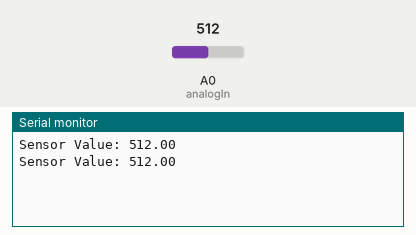
Recording of a sketch running on a simulated Arduino Uno, built with avr-gcc and run on an emulated ATmega328P. On the bench: the last lines printed to the serial monitor. Inputs (shaded band) come from the test bench; at power-on: A0 (analogIn) = 512.

Above: at 2.0 s.
2.1 s: A0 (analogIn) set to 716
At 3.4 s:
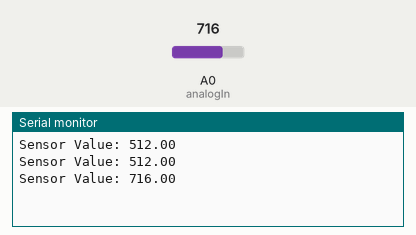
3.8 s: A0 (analogIn) set to 900
At 5.4 s:
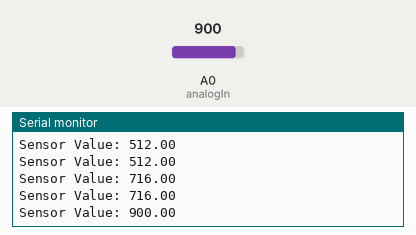
Timing chart, 0 to 6.9 s (numbered marks = the images above; inputs shaded):
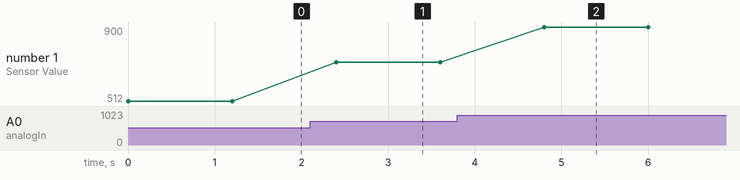

The sketch:

sketch_may17a.ino
```cpp
const int analogIn = A0;
float sensorValue = 0.0;
float zeroWeight = 75.96;
float bReading = 76.0;
float bLoad = 5.670;

float aReading = 100.0;
float aLoad = 169.0;

void setup(){
 Serial.begin(115200);
}

void loop(){
  sensorValue = analogRead(analogIn);

//  Serial.print("Weight:");
//  float load = 0.0;
//  if(sensorValue > 16){
//     load = ((aLoad - bLoad)/(aReading - bReading)) * (sensorValue - bReading) + bLoad;
//  }

  Serial.print("Sensor Value: ");
  Serial.println(sensorValue);
//  Serial.print(load);
//  Serial.println(" g");
  delay(1200);
}
```

Measured:
- after the input at 2.1 s, the serial monitor: prints a new line after 0.30 s (image 1)
- after the input at 3.8 s, the serial monitor: prints a new line after 1.0 s (image 2)
- plotted number 1: 512 → 716 after the input at 2.1 s, 716 → 900 after the input at 3.8 s
